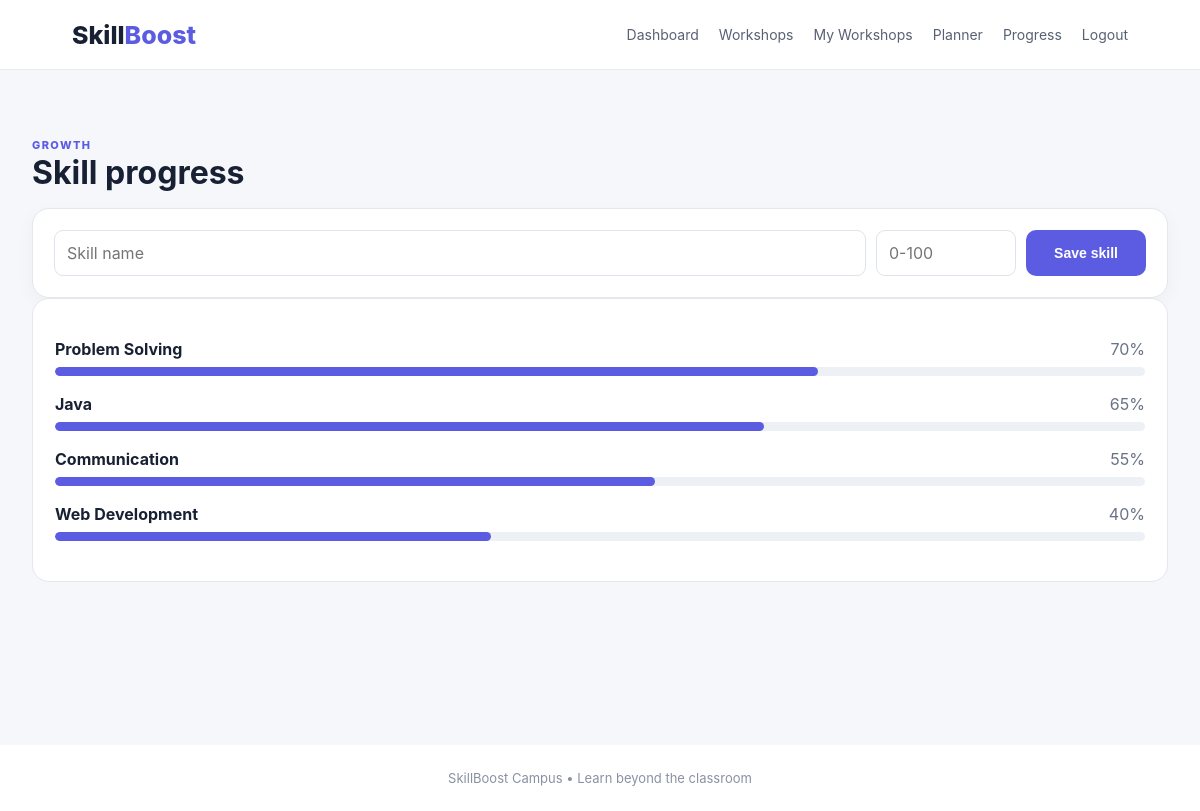
The page /progress.php (signed in) on the database its author committed.
### tables this page shows
CREATE TABLE skills (
    id INT AUTO_INCREMENT PRIMARY KEY,
    user_id INT NOT NULL,
    skill_name VARCHAR(100) NOT NULL,
    progress INT NOT NULL DEFAULT 0,
    UNIQUE KEY unique_user_skill (user_id, skill_name),
    FOREIGN KEY (user_id) REFERENCES users(id) ON DELETE CASCADE
);

### progress.php (the view, shortened to what this page needs)
<?php
require_once "config.php"; require_login(); $u=current_user();
$skills=$pdo->prepare("SELECT * FROM skills WHERE user_id=? ORDER BY progress DESC");$skills->execute([$u['id']]);$skills=$skills->fetchAll();
?>
<?php $page_title="Progress"; include "header.php"; ?>
<div class="section-head"><div><span class="eyebrow">GROWTH</span><h1>Skill progress</h1></div></div>
<div class="card">
<form method="post" class="inline-form"><input name="skill_name" placeholder="Skill name" required><input type="number" min="0" max="100" name="progress" placeholder="0-100" required><button class="btn primary">Save skill</button></form>
</div>
<div class="skill-list large">
<?php foreach($skills as $s):?><div class="skill-row"><div><b><?=htmlspecialchars($s['skill_name'])?></b><span><?=$s['progress']?>%</span></div><div class="progress"><i style="width:<?=$s['progress']?>%"></i></div></div><?php endforeach;?>
</div>
<?php include "footer.php"; ?>

### assets/style.css (style rules this page uses)
* { box-sizing:border-box }
body { margin:0;font-family:Inter,Segoe UI,Arial,sans-serif;background:#f5f7fb;color:#182033 }
.eyebrow { font-size:11px;font-weight:800;letter-spacing:1.4px;color:#5b5ce2 }
.stat,.card { background:#fff;border:1px solid #e4e7ee;border-radius:17px;padding:21px;box-shadow:0 6px 20px rgba(30,35,60,.04) }
.section-head { display:flex;justify-content:space-between;align-items:end;margin:28px 0 16px }
.section-head h1,.section-head h2 { margin:0 }
.btn { display:inline-block;border:0;border-radius:10px;padding:11px 15px;text-decoration:none;cursor:pointer;font-weight:700;font-size:14px }
.primary { background:#5b5ce2;color:#fff }
.skill-list { background:#fff;border:1px solid #e4e7ee;border-radius:17px;padding:22px }
.skill-row { margin:18px 0 }
.skill-row>div:first-child { display:flex;justify-content:space-between;margin-bottom:8px }
.skill-row span { color:#697286 }
.progress { height:9px;background:#edf0f5;border-radius:20px;overflow:hidden }
.progress i { display:block;height:100%;background:#5b5ce2;border-radius:20px }
input,select,textarea { width:100%;border:1px solid #dfe3eb;border-radius:9px;padding:12px;background:#fff;font:inherit }
.inline-form { display:grid;grid-template-columns:1fr 140px 120px;gap:10px }

### rows shown on the page
skills: skill_name "Problem Solving", progress "70"
skills: skill_name "Java", progress "65"
skills: skill_name "Communication", progress "55"
skills: skill_name "Web Development", progress "40"
